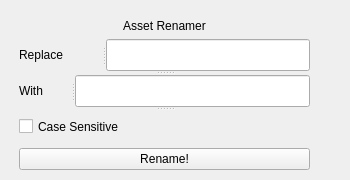
<?xml version="1.0" encoding="UTF-8"?>
<ui version="4.0">
 <class>Form</class>
 <widget class="QWidget" name="Form">
  <property name="geometry">
   <rect>
    <x>0</x>
    <y>0</y>
    <width>350</width>
    <height>180</height>
   </rect>
  </property>
  <property name="windowTitle">
   <string>Form</string>
  </property>
  <property name="styleSheet">
   <string notr="true">QProgressBar:horizontal {
    border: 1px solid #3A3939;
    text-align: center;
    padding: 1px;
    background: #201F1F;
}
QProgressBar::chunk:horizontal {
    background-color: qlineargradient(spread:reflect, x1:1, y1:0.545, x2:1, y2:0, stop:0 rgba(28, 66, 111, 255), stop:1 rgba(37, 87, 146, 255));
}

QToolTip
{
    border: 1px solid #3A3939;
    background-color: rgb(90, 102, 117);;
    color: white;
    padding: 1px;
    opacity: 200;
}

QWidget
{
    color: silver;
    background-color: #302F2F;
    selection-background-color:#3d8ec9;
    selection-color: black;
    background-clip: border;
    border-image: none;
    outline: 0;
}

QWidget:item:hover
{
    background-color: #78879b;
    color: black;
}

QWidget:item:selected
{
    background-color: #3d8ec9;
}

QCheckBox
{
    spacing: 5px;
    outline: none;
    color: #bbb;
    margin-bottom: 2px;
}

QCheckBox:disabled
{
    color: #777777;
}
QCheckBox::indicator,
QGroupBox::indicator
{
    width: 18px;
    height: 18px;
}
QGroupBox::indicator
{
    margin-left: 2px;
}

QCheckBox::indicator:unchecked,
QCheckBox::indicator:unchecked:hover,
QGroupBox::indicator:unchecked,
QGroupBox::indicator:unchecked:hover
{
    image: url(:/dark_blue/img/checkbox_unchecked.png);
}

QCheckBox::indicator:unchecked:focus,
QCheckBox::indicator:unchecked:pressed,
QGroupBox::indicator:unchecked:focus,
QGroupBox::indicator:unchecked:pressed
{
  border: none;
    image: url(:/dark_blue/img/checkbox_unchecked_focus.png);
}

QCheckBox::indicator:checked,
QCheckBox::indicator:checked:hover,
QGroupBox::indicator:checked,
QGroupBox::indicator:checked:hover
{
    image: url(:/dark_blue/img/checkbox_checked.png);
}

QCheckBox::indicator:checked:focus,
QCheckBox::indicator:checked:pressed,
QGroupBox::indicator:checked:focus,
QGroupBox::indicator:checked:pressed
{
  border: none;
    image: url(:/dark_blue/img/checkbox_checked_focus.png);
}

QCheckBox::indicator:indeterminate,
QCheckBox::indicator:indeterminate:hover,
QCheckBox::indicator:indeterminate:pressed
QGroupBox::indicator:indeterminate,
QGroupBox::indicator:indeterminate:hover,
QGroupBox::indicator:indeterminate:pressed
{
    image: url(:/dark_blue/img/checkbox_indeterminate.png);
}

QCheckBox::indicator:indeterminate:focus,
QGroupBox::indicator:indeterminate:focus
{
    image: url(:/dark_blue/img/checkbox_indeterminate_focus.png);
}

QCheckBox::indicator:checked:disabled,
QGroupBox::indicator:checked:disabled
{
    image: url(:/dark_blue/img/checkbox_checked_disabled.png);
}

QCheckBox::indicator:unchecked:disabled,
QGroupBox::indicator:unchecked:disabled
{
    image: url(:/dark_blue/img/checkbox_unchecked_disabled.png);
}

QRadioButton
{
    spacing: 5px;
    outline: none;
    color: #bbb;
    margin-bottom: 2px;
}

QRadioButton:disabled
{
    color: #777777;
}
QRadioButton::indicator
{
    width: 21px;
    height: 21px;
}

QRadioButton::indicator:unchecked,
QRadioButton::indicator:unchecked:hover
{
    image: url(:/dark_blue/img/radio_unchecked.png);
}

QRadioButton::indicator:unchecked:focus,
QRadioButton::indicator:unchecked:pressed
{
  border: none;
  outline: none;
    image: url(:/dark_blue/img/radio_unchecked_focus.png);
}

QRadioButton::indicator:checked,
QRadioButton::indicator:checked:hover
{
  border: none;
  outline: none;
    image: url(:/dark_blue/img/radio_checked.png);
}

QRadioButton::indicator:checked:focus,
QRadioButton::indicato::menu-arrowr:checked:pressed
{
  border: none;
  outline: none;
    image: url(:/dark_blue/img/radio_checked_focus.png);
}

QRadioButton::indicator:indeterminate,
QRadioButton::indicator:indeterminate:hover,
QRadioButton::indicator:indeterminate:pressed
{
        image: url(:/dark_blue/img/radio_indeterminate.png);
}

QRadioButton::indicator:checked:disabled
{
  outline: none;
  image: url(:/dark_blue/img/radio_checked_disabled.png);
}

QRadioButton::indicator:unchecked:disabled
{
    image: url(:/dark_blue/img/radio_unchecked_disabled.png);
}


QMenuBar
{
    background-color: #302F2F;
    color: silver;
}

QMenuBar::item
{
    background: transparent;
}

QMenuBar::item:selected
{
    background: transparent;
    border: 1px solid #3A3939;
}

QMenuBar::item:pressed
{
    border: 1px solid #3A3939;
    background-color: #3d8ec9;
    color: black;
    margin-bottom:-1px;
    padding-bottom:1px;
}

QMenu
{
    border: 1px solid #3A3939;
    color: silver;
    margin: 1px;
}

QMenu::icon
{
    margin: 1px;
}

QMenu::item
{
    padding: 2px 2px 2px 25px;
    margin-left: 5px;
    border: 1px solid transparent; /* reserve space for selection border */
}

QMenu::item:selected
{
    color: black;
}

QMenu::separator {
    height: 2px;
    background: lightblue;
    margin-left: 10px;
    margin-right: 5px;
}

QMenu::indicator {
    width: 16px;
    height: 16px;
}

/* non-exclusive indicator = check box style indicator
   (see QActionGroup::setExclusive) */
QMenu::indicator:non-exclusive:unchecked {
    image: url(:/dark_blue/img/checkbox_unchecked.png);
}

QMenu::indicator:non-exclusive:unchecked:selected {
    image: url(:/dark_blue/img/checkbox_unchecked_disabled.png);
}

QMenu::indicator:non-exclusive:checked {
    image: url(:/dark_blue/img/checkbox_checked.png);
}

QMenu::indicator:non-exclusive:checked:selected {
    image: url(:/dark_blue/img/checkbox_checked_disabled.png);
}

/* exclusive indicator = radio button style indicator (see QActionGroup::setExclusive) */
QMenu::indicator:exclusive:unchecked {
    image: url(:/dark_blue/img/radio_unchecked.png);
}

QMenu::indicator:exclusive:unchecked:selected {
    image: url(:/dark_blue/img/radio_unchecked_disabled.png);
}

QMenu::indicator:exclusive:checked {
    image: url(:/dark_blue/img/radio_checked.png);
}

QMenu::indicator:exclusive:checked:selected {
    image: url(:/dark_blue/img/radio_checked_disabled.png);
}

QMenu::right-arrow {
    margin: 5px;
    image: url(:/dark_blue/img/right_arrow.png)
}


QWidget:disabled
{
    color: #808080;
    background-color: #302F2F;
}

QAbstractItemView
{
    alternate-background-color: #3A3939;
    color: silver;
    border: 1px solid 3A3939;
    border-radius: 2px;
    padding: 1px;
}

QWidget:focus, QMenuBar:focus
{
    border: 1px solid #78879b;
}

QTabWidget:focus, QCheckBox:focus, QRadioButton:focus, QSlider:focus
{
    border: none;
}

QLineEdit
{
    background-color: #201F1F;
    padding: 2px;
    border-style: solid;
    border: 1px solid #3A3939;
    border-radius: 2px;
    color: silver;
}

QGroupBox {
    border:1px solid #3A3939;
    border-radius: 2px;
    margin-top: 20px;
    background-color: #302F2F;
    color: silver;
}

QGroupBox::title {
    subcontrol-origin: margin;
    subcontrol-position: top center;
    padding-left: 10px;
    padding-right: 10px;
    padding-top: 10px;
}

QAbstractScrollArea
{
    border-radius: 2px;
    border: 1px solid #3A3939;
    background-color: transparent;
}

QScrollBar:horizontal
{
    height: 15px;
    margin: 3px 15px 3px 15px;
    border: 1px transparent #2A2929;
    border-radius: 4px;
    background-color: #2A2929;
}

QScrollBar::handle:horizontal
{
    background-color: #605F5F;
    min-width: 5px;
    border-radius: 4px;
}

QScrollBar::add-line:horizontal
{
    margin: 0px 3px 0px 3px;
    border-image: url(:/dark_blue/img/right_arrow_disabled.png);
    width: 10px;
    height: 10px;
    subcontrol-position: right;
    subcontrol-origin: margin;
}

QScrollBar::sub-line:horizontal
{
    margin: 0px 3px 0px 3px;
    border-image: url(:/dark_blue/img/left_arrow_disabled.png);
    height: 10px;
    width: 10px;
    subcontrol-position: left;
    subcontrol-origin: margin;
}

QScrollBar::add-line:horizontal:hover,QScrollBar::add-line:horizontal:on
{
    border-image: url(:/dark_blue/img/right_arrow.png);
    height: 10px;
    width: 10px;
    subcontrol-position: right;
    subcontrol-origin: margin;
}


QScrollBar::sub-line:horizontal:hover, QScrollBar::sub-line:horizontal:on
{
    border-image: url(:/dark_blue/img/left_arrow.png);
    height: 10px;
    width: 10px;
    subcontrol-position: left;
    subcontrol-origin: margin;
}

QScrollBar::up-arrow:horizontal, QScrollBar::down-arrow:horizontal
{
    background: none;
}


QScrollBar::add-page:horizontal, QScrollBar::sub-page:horizontal
{
    background: none;
}

QScrollBar:vertical
{
    background-color: #2A2929;
    width: 15px;
    margin: 15px 3px 15px 3px;
    border: 1px transparent #2A2929;
    border-radius: 4px;
}

QScrollBar::handle:vertical
{
    background-color: #605F5F;
    min-height: 5px;
    border-radius: 4px;
}

QScrollBar::sub-line:vertical
{
    margin: 3px 0px 3px 0px;
    border-image: url(:/dark_blue/img/up_arrow_disabled.png);
    height: 10px;
    width: 10px;
    subcontrol-position: top;
    subcontrol-origin: margin;
}

QScrollBar::add-line:vertical
{
    margin: 3px 0px 3px 0px;
    border-image: url(:/dark_blue/img/down_arrow_disabled.png);
    height: 10px;
    width: 10px;
    subcontrol-position: bottom;
    subcontrol-origin: margin;
}

QScrollBar::sub-line:vertical:hover,QScrollBar::sub-line:vertical:on
{

    border-image: url(:/dark_blue/img/up_arrow.png);
    height: 10px;
    width: 10px;
    subcontrol-position: top;
    subcontrol-origin: margin;
}


QScrollBar::add-line:vertical:hover, QScrollBar::add-line:vertical:on
{
    border-image: url(:/dark_blue/img/down_arrow.png);
    height: 10px;
    width: 10px;
    subcontrol-position: bottom;
    subcontrol-origin: margin;
}

QScrollBar::up-arrow:vertical, QScrollBar::down-arrow:vertical
{
    background: none;
}


QScrollBar::add-page:vertical, QScrollBar::sub-page:vertical
{
    background: none;
}

QTextEdit
{
    background-color: #201F1F;
    color: silver;
    border: 1px solid #3A3939;
}

QPlainTextEdit
{
    background-color: #201F1F;;
    color: silver;
    border-radius: 2px;
    border: 1px solid #3A3939;
}

QHeaderView::section
{
    background-color: #3A3939;
    color: silver;
    padding-left: 4px;
    border: 1px solid #6c6c6c;
}

QSizeGrip {
    image: url(:/dark_blue/img/sizegrip.png);
    width: 12px;
    height: 12px;
}

QMainWindow
{
    background-color: #302F2F;

}

QMainWindow::separator
{
    background-color: #302F2F;
    color: white;
    padding-left: 4px;
    spacing: 2px;
    border: 1px dashed #3A3939;
}

QMainWindow::separator:hover
{

    background-color: #787876;
    color: white;
    padding-left: 4px;
    border: 1px solid #3A3939;
    spacing: 2px;
}


QMenu::separator
{
    height: 1px;
    background-color: #3A3939;
    color: white;
    padding-left: 4px;
    margin-left: 10px;
    margin-right: 5px;
}


QFrame
{
    border-radius: 2px;
    border: 1px solid #444;
}

QFrame[frameShape=&quot;0&quot;]
{
    border-radius: 2px;
    border: 1px transparent #444;
}

QStackedWidget
{
    background-color: #302F2F;
    border: 1px transparent black;
}

QToolBar {
    border: 1px transparent #393838;
    background: 1px solid #302F2F;
    font-weight: bold;
}

QToolBar::handle:horizontal {
    image: url(:/dark_blue/img/Hmovetoolbar.png);
}
QToolBar::handle:vertical {
    image: url(:/dark_blue/img/Vmovetoolbar.png);
}
QToolBar::separator:horizontal {
    image: url(:/dark_blue/img/Hsepartoolbar.png);
}
QToolBar::separator:vertical {
    image: url(:/dark_blue/img/Vsepartoolbars.png);
}

QPushButton
{
    color: silver;
    background-color: #302F2F;
    border-width: 2px;
    border-color: #4A4949;
    border-style: solid;
    padding-top: 2px;
    padding-bottom: 2px;
    padding-left: 10px;
    padding-right: 10px;
    border-radius: 4px;
    /* outline: none; */
    /* min-width: 40px; */
}

QPushButton:disabled
{
    background-color: #302F2F;
    border-width: 2px;
    border-color: #3A3939;
    border-style: solid;
    padding-top: 2px;
    padding-bottom: 2px;
    padding-left: 10px;
    padding-right: 10px;
    /*border-radius: 2px;*/
    color: #808080;
}

QPushButton:focus {
    background-color: #3d8ec9;
    color: white;
}

QComboBox
{
    selection-background-color: #3d8ec9;
    background-color: #201F1F;
    border-style: solid;
    border: 1px solid #3A3939;
    border-radius: 2px;
    padding: 2px;
    min-width: 75px;
}

QPushButton:checked{
    background-color: #4A4949;
    border-color: #6A6969;
}

QPushButton:hover {
    border: 2px solid #78879b;
    color: silver;
}

QComboBox:hover, QAbstractSpinBox:hover,QLineEdit:hover,QTextEdit:hover,QPlainTextEdit:hover,QAbstractView:hover,QTreeView:hover
{
    border: 1px solid #78879b;
    color: silver;
}

QComboBox:on
{
    background-color: #626873;
    padding-top: 3px;
    padding-left: 4px;
    selection-background-color: #4a4a4a;
}

QComboBox QAbstractItemView
{
    background-color: #201F1F;
    border-radius: 2px;
    border: 1px solid #444;
    selection-background-color: #3d8ec9;
    color: silver;
}

QComboBox::drop-down
{
    subcontrol-origin: padding;
    subcontrol-position: top right;
    width: 15px;

    border-left-width: 0px;
    border-left-color: darkgray;
    border-left-style: solid;
    border-top-right-radius: 3px;
    border-bottom-right-radius: 3px;
}

QComboBox::down-arrow
{
    image: url(:/dark_blue/img/down_arrow_disabled.png);
}

QComboBox::down-arrow:on, QComboBox::down-arrow:hover,
QComboBox::down-arrow:focus
{
    image: url(:/dark_blue/img/down_arrow.png);
}

QPushButton:pressed
{
    background-color: #484846;
}

QAbstractSpinBox {
    padding-top: 2px;
    padding-bottom: 2px;
    border: 1px solid #3A3939;
    background-color: #201F1F;
    color: silver;
    border-radius: 2px;
    min-width: 75px;
}

QAbstractSpinBox:up-button
{
    background-color: transparent;
    subcontrol-origin: border;
    subcontrol-position: top right;
}

QAbstractSpinBox:down-button
{
    background-color: transparent;
    subcontrol-origin: border;
    subcontrol-position: bottom right;
}

QAbstractSpinBox::up-arrow,QAbstractSpinBox::up-arrow:disabled,QAbstractSpinBox::up-arrow:off {
    image: url(:/dark_blue/img/up_arrow_disabled.png);
    width: 10px;
    height: 10px;
}
QAbstractSpinBox::up-arrow:hover
{
    image: url(:/dark_blue/img/up_arrow.png);
}


QAbstractSpinBox::down-arrow,QAbstractSpinBox::down-arrow:disabled,QAbstractSpinBox::down-arrow:off
{
    image: url(:/dark_blue/img/down_arrow_disabled.png);
    width: 10px;
    height: 10px;
}
QAbstractSpinBox::down-arrow:hover
{
    image: url(:/dark_blue/img/down_arrow.png);
}


QLabel
{
    border: 0px solid black;
}

QTabWidget{
    border: 1px transparent black;
}

QTabWidget::pane {
    border: 1px solid #444;
    border-radius: 3px;
    padding: 3px;
}

QTabBar
{
    qproperty-drawBase: 0;
    left: 5px; /* move to the right by 5px */
}

QTabBar:focus
{
    border: 0px transparent black;
}

QTabBar::close-button  {
    image: url(:/dark_blue/img/close.png);
    background: transparent;
}

QTabBar::close-button:hover
{
    image: url(:/dark_blue/img/close-hover.png);
    background: transparent;
}

QTabBar::close-button:pressed {
    image: url(:/dark_blue/img/close-pressed.png);
    background: transparent;
}

/* TOP TABS */
QTabBar::tab:top {
    color: #b1b1b1;
    border: 1px solid #4A4949;
    border-bottom: 1px transparent black;
    background-color: #302F2F;
    padding: 5px;
    border-top-left-radius: 2px;
    border-top-right-radius: 2px;
}

QTabBar::tab:top:!selected
{
    color: #b1b1b1;
    background-color: #201F1F;
    border: 1px transparent #4A4949;
    border-bottom: 1px transparent #4A4949;
    border-top-left-radius: 0px;
    border-top-right-radius: 0px;
}

QTabBar::tab:top:!selected:hover {
    background-color: #48576b;
}

/* BOTTOM TABS */
QTabBar::tab:bottom {
    color: #b1b1b1;
    border: 1px solid #4A4949;
    border-top: 1px transparent black;
    background-color: #302F2F;
    padding: 5px;
    border-bottom-left-radius: 2px;
    border-bottom-right-radius: 2px;
}

QTabBar::tab:bottom:!selected
{
    color: #b1b1b1;
    background-color: #201F1F;
    border: 1px transparent #4A4949;
    border-top: 1px transparent #4A4949;
    border-bottom-left-radius: 0px;
    border-bottom-right-radius: 0px;
}

QTabBar::tab:bottom:!selected:hover {
    background-color: #78879b;
}

/* LEFT TABS */
QTabBar::tab:left {
    color: #b1b1b1;
    border: 1px solid #4A4949;
    border-left: 1px transparent black;
    background-color: #302F2F;
    padding: 5px;
    border-top-right-radius: 2px;
    border-bottom-right-radius: 2px;
}

QTabBar::tab:left:!selected
{
    color: #b1b1b1;
    background-color: #201F1F;
    border: 1px transparent #4A4949;
    border-right: 1px transparent #4A4949;
    border-top-right-radius: 0px;
    border-bottom-right-radius: 0px;
}

QTabBar::tab:left:!selected:hover {
    background-color: #48576b;
}


/* RIGHT TABS */
QTabBar::tab:right {
    color: #b1b1b1;
    border: 1px solid #4A4949;
    border-right: 1px transparent black;
    background-color: #302F2F;
    padding: 5px;
    border-top-left-radius: 2px;
    border-bottom-left-radius: 2px;
}

QTabBar::tab:right:!selected
{
    color: #b1b1b1;
    background-color: #201F1F;
    border: 1px transparent #4A4949;
    border-right: 1px transparent #4A4949;
    border-top-left-radius: 0px;
    border-bottom-left-radius: 0px;
}

QTabBar::tab:right:!selected:hover {
    background-color: #48576b;
}

QTabBar QToolButton::right-arrow:enabled {
     image: url(:/dark_blue/img/right_arrow.png);
 }

 QTabBar QToolButton::left-arrow:enabled {
     image: url(:/dark_blue/img/left_arrow.png);
 }

QTabBar QToolButton::right-arrow:disabled {
     image: url(:/dark_blue/img/right_arrow_disabled.png);
 }

 QTabBar QToolButton::left-arrow:disabled {
     image: url(:/dark_blue/img/left_arrow_disabled.png);
 }


QDockWidget {
    border: 1px solid #403F3F;
    titlebar-close-icon: url(:/dark_blue/img/close.png);
    titlebar-normal-icon: url(:/dark_blue/img/undock.png);
}

QDockWidget::close-button, QDockWidget::float-button {
    border: 1px solid transparent;
    border-radius: 2px;
    background: transparent;
}

QDockWidget::close-button:hover, QDockWidget::float-button:hover {
    background: rgba(255, 255, 255, 10);
}

QDockWidget::close-button:pressed, QDockWidget::float-button:pressed {
    padding: 1px -1px -1px 1px;
    background: rgba(255, 255, 255, 10);
}

QTreeView, QListView, QTextBrowser, AtLineEdit, AtLineEdit::hover {
    border: 1px solid #444;
    background-color: silver;
    border-radius: 3px;
    margin-left: 3px;
    color: black;
}

QTreeView:branch:selected, QTreeView:branch:hover {
    background: url(:/dark_blue/img/transparent.png);
}

QTreeView::branch:has-siblings:!adjoins-item {
    border-image: url(:/dark_blue/img/transparent.png);
}

QTreeView::branch:has-siblings:adjoins-item {
    border-image: url(:/dark_blue/img/transparent.png);
}

QTreeView::branch:!has-children:!has-siblings:adjoins-item {
    border-image: url(:/dark_blue/img/transparent.png);
}

QTreeView::branch:has-children:!has-siblings:closed,
QTreeView::branch:closed:has-children:has-siblings {
    image: url(:/dark_blue/img/branch_closed.png);
}

QTreeView::branch:open:has-children:!has-siblings,
QTreeView::branch:open:has-children:has-siblings  {
    image: url(:/dark_blue/img/branch_open.png);
}

QTreeView::branch:has-children:!has-siblings:closed:hover,
QTreeView::branch:closed:has-children:has-siblings:hover {
    image: url(:/dark_blue/img/branch_closed-on.png);
    }

QTreeView::branch:open:has-children:!has-siblings:hover,
QTreeView::branch:open:has-children:has-siblings:hover  {
    image: url(:/dark_blue/img/branch_open-on.png);
    }

QListView::item:!selected:hover, QListView::item:!selected:hover, QTreeView::item:!selected:hover  {
    background: rgba(0, 0, 0, 0);
    outline: 0;
    color: #FFFFFF
}

QListView::item:selected:hover, QListView::item:selected:hover, QTreeView::item:selected:hover  {
    background: #3d8ec9;
    color: #FFFFFF;
}

QSlider::groove:horizontal {
    border: 1px solid #3A3939;
    height: 8px;
    background: #201F1F;
    margin: 2px 0;
    border-radius: 2px;
}

QSlider::handle:horizontal {
    background: QLinearGradient( x1: 0, y1: 0, x2: 0, y2: 1,
      stop: 0.0 silver, stop: 0.2 #a8a8a8, stop: 1 #727272);
    border: 1px solid #3A3939;
    width: 14px;
    height: 14px;
    margin: -4px 0;
    border-radius: 2px;
}

QSlider::groove:vertical {
    border: 1px solid #3A3939;
    width: 8px;
    background: #201F1F;
    margin: 0 0px;
    border-radius: 2px;
}

QSlider::handle:vertical {
    background: QLinearGradient( x1: 0, y1: 0, x2: 0, y2: 1, stop: 0.0 silver,
    stop: 0.2 #a8a8a8, stop: 1 #727272);
    border: 1px solid #3A3939;
    width: 14px;
    height: 14px;
    margin: 0 -4px;
    border-radius: 2px;
}

QToolButton {
    /*  background-color: transparent; */
    border: 2px transparent #4A4949;
    border-radius: 4px;
    background-color: dimgray;
    margin: 2px;
    padding: 2px;
}

QToolButton[popupMode=&quot;1&quot;] { /* only for MenuButtonPopup */
 padding-right: 20px; /* make way for the popup button */
 border: 2px transparent #4A4949;
 border-radius: 4px;
}

QToolButton[popupMode=&quot;2&quot;] { /* only for InstantPopup */
 padding-right: 10px; /* make way for the popup button */
 border: 2px transparent #4A4949;
}


QToolButton:hover, QToolButton::menu-button:hover {
    border: 2px solid #78879b;
}

QToolButton:checked, QToolButton:pressed,
    QToolButton::menu-button:pressed {
    background-color: #4A4949;
    border: 2px solid #78879b;
}

/* the subcontrol below is used only in the InstantPopup or DelayedPopup mode */
QToolButton::menu-indicator {
    image: url(:/dark_blue/img/down_arrow.png);
    top: -7px; left: -2px; /* shift it a bit */
}

/* the subcontrols below are used only in the MenuButtonPopup mode */
QToolButton::menu-button {
    border: 1px transparent #4A4949;
    border-top-right-radius: 6px;
    border-bottom-right-radius: 6px;
    /* 16px width + 4px for border = 20px allocated above */
    width: 16px;
    outline: none;
}

QToolButton::menu-arrow {
    image: url(:/dark_blue/img/down_arrow.png);
}

QToolButton::menu-arrow:open {
    top: 1px; left: 1px; /* shift it a bit */
    border: 1px solid #3A3939;
}

QPushButton::menu-indicator  {
    subcontrol-origin: padding;
    subcontrol-position: bottom right;
    left: 4px;
}

QTableView
{
    border: 1px solid #444;
    gridline-color: #6c6c6c;
    background-color: #201F1F;
}


QTableView, QHeaderView
{
    border-radius: 0px;
}

QTableView::item:pressed, QListView::item:pressed, QTreeView::item:pressed  {
    background: #78879b;
    color: #FFFFFF;
}

QTableView::item:selected:active, QTreeView::item:selected:active, QListView::item:selected:active  {
    background: #3d8ec9;
    color: #FFFFFF;
}


QHeaderView
{
    border: 1px transparent;
    border-radius: 2px;
    margin: 0px;
    padding: 0px;
}

QHeaderView::section  {
    background-color: #3A3939;
    color: silver;
    padding: 4px;
    border: 1px solid #6c6c6c;
    border-radius: 0px;
    text-align: center;
}

QHeaderView::section::vertical::first, QHeaderView::section::vertical::only-one
{
    border-top: 1px solid #6c6c6c;
}

QHeaderView::section::vertical
{
    border-top: transparent;
}

QHeaderView::section::horizontal::first, QHeaderView::section::horizontal::only-one
{
    border-left: 1px solid #6c6c6c;
}

QHeaderView::section::horizontal
{
    border-left: transparent;
}


QHeaderView::section:checked
 {
    color: white;
    background-color: #5A5959;
 }

 /* style the sort indicator */
QHeaderView::down-arrow {
    image: url(:/dark_blue/img/down_arrow.png);
}

QHeaderView::up-arrow {
    image: url(:/dark_blue/img/up_arrow.png);
}


QTableCornerButton::section {
    background-color: #3A3939;
    border: 1px solid #3A3939;
    border-radius: 2px;
}

QToolBox  {
    padding: 3px;
    border: 1px transparent black;
}

QToolBox::tab {
    color: #b1b1b1;
    background-color: #302F2F;
    border: 1px solid #4A4949;
    border-bottom: 1px transparent #302F2F;
    border-top-left-radius: 5px;
    border-top-right-radius: 5px;
}

 QToolBox::tab:selected { /* italicize selected tabs */
    font: italic;
    background-color: #302F2F;
    border-color: #3d8ec9;
 }

QStatusBar::item {
    border: 1px solid #3A3939;
    border-radius: 2px;
 }


QFrame[height=&quot;3&quot;], QFrame[width=&quot;3&quot;] {
    background-color: #AAA;
}


QSplitter::handle {
    border: 1px dashed #3A3939;
}

QSplitter::handle:hover {
    background-color: #787876;
    border: 1px solid #3A3939;
}

QSplitter::handle:horizontal {
    width: 1px;
}

QSplitter::handle:vertical {
    height: 1px;
}

QListWidget {
    background-color: silver;
    border-radius: 5px;
    margin-left: 5px;
}

QListWidget::item {
    color: black;
}

QMessageBox {
    messagebox-critical-icon	: url(:/dark_blue/img/critical.png);
    messagebox-information-icon	: url(:/dark_blue/img/information.png);
    messagebox-question-icon	: url(:/dark_blue/img/question.png);
    messagebox-warning-icon:    : url(:/dark_blue/img/warning.png);
}

ColorButton::enabled {
    border-radius: 0px;
    border: 1px solid #444444;
}

ColorButton::disabled {
    border-radius: 0px;
    border: 1px solid #AAAAAA;
}</string>
  </property>
  <widget class="QWidget" name="verticalLayoutWidget">
   <property name="geometry">
    <rect>
     <x>19</x>
     <y>19</y>
     <width>291</width>
     <height>151</height>
    </rect>
   </property>
   <layout class="QVBoxLayout" name="verticalLayout">
    <item>
     <widget class="QLabel" name="label">
      <property name="layoutDirection">
       <enum>Qt::LeftToRight</enum>
      </property>
      <property name="text">
       <string>Asset Renamer</string>
      </property>
      <property name="alignment">
       <set>Qt::AlignCenter</set>
      </property>
     </widget>
    </item>
    <item>
     <layout class="QVBoxLayout" name="verticalLayout_3">
      <item>
       <widget class="QSplitter" name="splitter_4">
        <property name="orientation">
         <enum>Qt::Vertical</enum>
        </property>
        <widget class="QSplitter" name="splitter_3">
         <property name="orientation">
          <enum>Qt::Vertical</enum>
         </property>
         <widget class="QSplitter" name="splitter">
          <property name="orientation">
           <enum>Qt::Horizontal</enum>
          </property>
          <widget class="QLabel" name="label_2">
           <property name="text">
            <string>Replace</string>
           </property>
          </widget>
          <widget class="QLineEdit" name="textToReplace"/>
         </widget>
         <widget class="QSplitter" name="splitter_2">
          <property name="orientation">
           <enum>Qt::Horizontal</enum>
          </property>
          <widget class="QLabel" name="label_3">
           <property name="text">
            <string>With</string>
           </property>
          </widget>
          <widget class="QLineEdit" name="newTextHere"/>
         </widget>
        </widget>
        <widget class="QCheckBox" name="caseSensitive">
         <property name="layoutDirection">
          <enum>Qt::LeftToRight</enum>
         </property>
         <property name="text">
          <string>Case Sensitive</string>
         </property>
         <property name="tristate">
          <bool>false</bool>
         </property>
        </widget>
       </widget>
      </item>
      <item>
       <widget class="QPushButton" name="rename">
        <property name="text">
         <string>Rename!</string>
        </property>
       </widget>
      </item>
     </layout>
    </item>
   </layout>
  </widget>
 </widget>
 <resources/>
 <connections/>
</ui>
